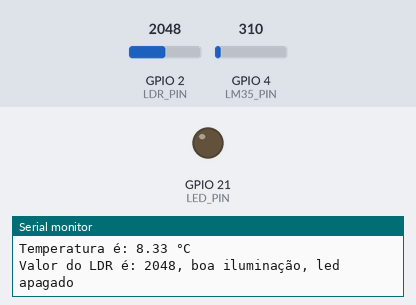
Recording of a program running on a simulated ESP32. On the bench: output pins drawn as LEDs (lit = HIGH), the last lines printed to the serial monitor. Inputs (shaded band) come from the test bench; at power-on: GPIO 2 (LDR_PIN) = 2048, GPIO 4 (LM35_PIN) = 310 (analog values on the 0–4095 scale).

Above: at 1.8 s.
1.9 s: GPIO 2 (LDR_PIN) set to 1048
3.4 s: GPIO 2 (LDR_PIN) set to 963
At 5.2 s:
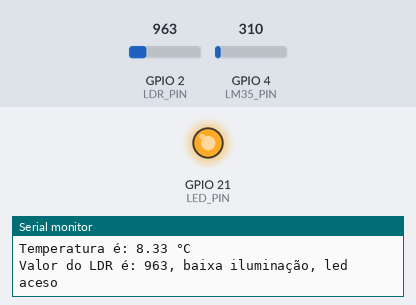
5.5 s: GPIO 2 (LDR_PIN) set to 1040
At 7.0 s:
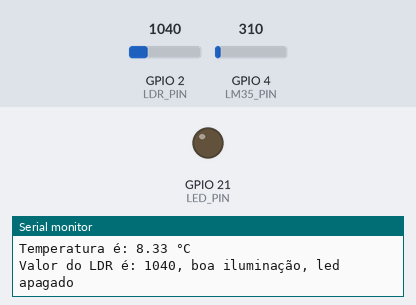
7.5 s: GPIO 2 (LDR_PIN) set to 960
At 8.7 s:
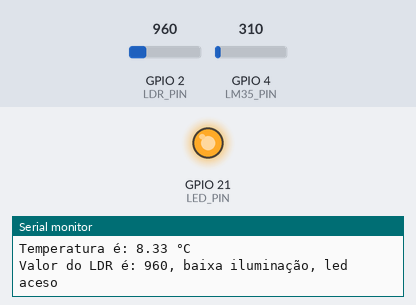
Timing chart, 0 to 10.5 s (numbered marks = the images above; inputs shaded):
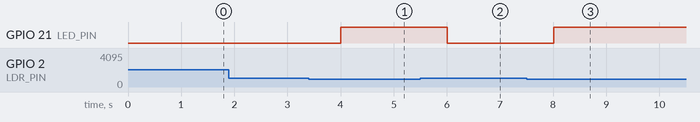

Measured:
- the behaviour switches between 1001 and 1000 on GPIO 2 (LDR_PIN) (found by bisection; images 0 and 1)
- after the input at 3.4 s, GPIO 21 (LED_PIN): LOW → HIGH after 0.61 s
- after the input at 5.5 s, GPIO 21 (LED_PIN): HIGH → LOW after 0.51 s
- after the input at 7.5 s, GPIO 21 (LED_PIN): LOW → HIGH after 0.51 s

The program:

main.cpp
```cpp
#include <Arduino.h>

#define LED_PIN 21
#define LM35_PIN 4
#define LDR_PIN 2

//variaveis
int ldr;
int adc;
float temperatura;

/* Atividade 2
  Faça uma aplicação onde com os seguintes requisitos: - A medição de temperatura do ambiente - Indique se é o ambiente está com boa iluminação, escuro ou claro demais.- Apresente esses dados na porta serial- Caso o ambiente esteja muito escuro acenda um led.
*/

void setup() {
  // put your setup code here, to run once:
  Serial.begin(115200); //inicia a porta serial na velocidade de 115200
  analogReadResolution(12); // resolução do ADC 12 bits
  pinMode(LED_PIN, OUTPUT);

  // SENSOR DE LUMINOSIDADE
  analogSetPinAttenuation(LDR_PIN, ADC_11db);

  // SENSOR DE TEMPERATURA
  analogSetPinAttenuation(LM35_PIN, ADC_0db);

  // analogSetAttenuation(ADC_0db); // Atenuação do ADC 1,1V - 4095
  //analogSetPinAttenuation(lm35, ADC_11db); //3.3V
}

void loop() {
  // put your main code here, to run repeatedly:
  ldr = analogRead(LDR_PIN);
  adc = analogRead(LM35_PIN);
  temperatura = adc*0.02686203;
  Serial.println("Temperatura é: "+String(temperatura)+" °C");
  if(ldr<=1000){
    Serial.print("Valor do LDR é: "+String(ldr)+", baixa iluminação, led aceso\n\n");
    digitalWrite(LED_PIN, HIGH);
  }
  else if(ldr>1000 && ldr <3000){
    Serial.print("Valor do LDR é: "+String(ldr)+", boa iluminação, led apagado\n\n");
    digitalWrite(LED_PIN, LOW);
  }
  else {
    Serial.print("Valor do LDR é: "+String(ldr)+", ambiente claro demais, led apagado\n\n");
    digitalWrite(LED_PIN, LOW);
  }
  delay(1000);
}
```
